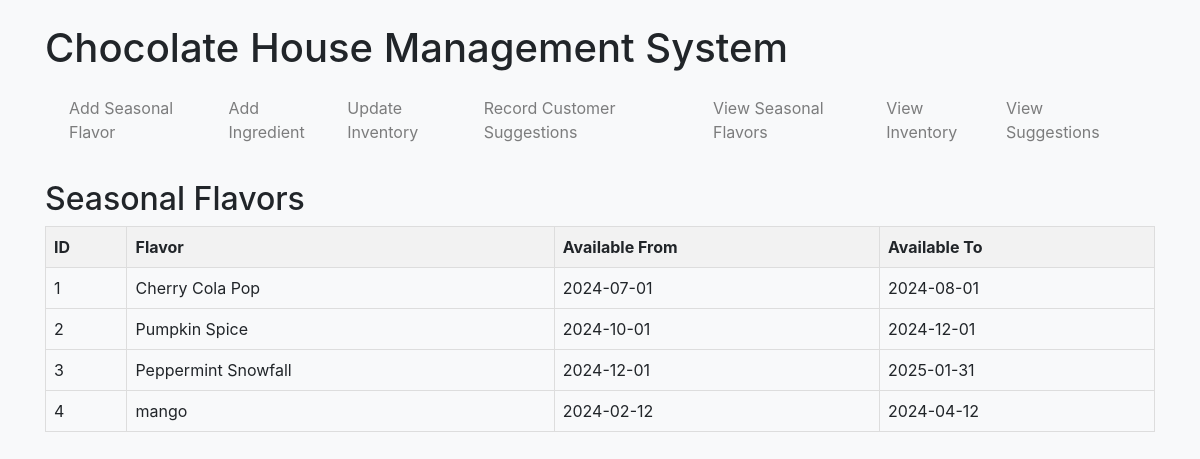
Page /view_flavors on the committed database.
### tables this page shows
CREATE TABLE seasonal_flavors (
        id INTEGER PRIMARY KEY AUTOINCREMENT,
        flavor_name TEXT NOT NULL UNIQUE,
        availability_start DATE,
        availability_end DATE
    );

### app.py (the view)
@app.route('/view_flavors')
def view_flavors():
    flavors = get_seasonal_flavors()
    return render_template('view_flavors.html', flavors=flavors)

### database.py (called while the page is built)
def connect_db():
    return sqlite3.connect(DB_NAME)

def get_seasonal_flavors():
    conn = connect_db()
    cursor = conn.cursor()
    try:
        cursor.execute('SELECT * FROM seasonal_flavors')
        flavors = cursor.fetchall()
    except sqlite3.Error as e:
        print(f"An error occurred: {e}")
        flavors = []
    finally:
        conn.close()
    return flavors

### templates/view_flavors.html (shortened to what this page needs)
<!DOCTYPE html>
{% extends 'base.html' %}
{% block content %}
    <h2>Seasonal Flavors</h2>
    <table>
        <thead>
            <tr>
                <th>ID</th>
                <th>Flavor</th>
                <th>Available From</th>
                <th>Available To</th>
            </tr>
        </thead>
        <tbody>
            {% for flavor in flavors %}
                <tr>
                    <td>{{ flavor[0] }}</td>
                    <td>{{ flavor[1] }}</td>
                    <td>{{ flavor[2] }}</td>
                    <td>{{ flavor[3] }}</td>
                </tr>
            {% else %}
                <tr>
                    <td colspan="4">No seasonal flavors found.</td>
                </tr>
            {% endfor %}
        </tbody>
    </table>
{% endblock %}

### styles.css (style rules this page uses)
body { background-color: #f8f9fa; }

### templates/view_flavors.html (style rules this page uses)
table { width: 100%; border-collapse: collapse; }
th, td { border: 1px solid #ddd; padding: 8px; text-align: left; }
th { background-color: #f2f2f2; }

### rows in the picture
seasonal_flavors: id "1", flavor_name "Cherry Cola Pop", availability_start "2024-07-01", availability_end "2024-08-01"
seasonal_flavors: id "2", flavor_name "Pumpkin Spice", availability_start "2024-10-01", availability_end "2024-12-01"
seasonal_flavors: id "3", flavor_name "Peppermint Snowfall", availability_start "2024-12-01", availability_end "2025-01-31"
seasonal_flavors: id "4", flavor_name "mango", availability_start "2024-02-12", availability_end "2024-04-12"
